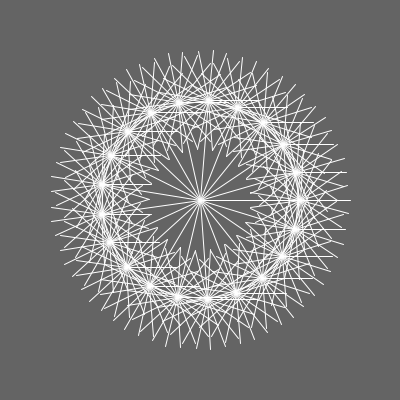
Frame 1 (no input)
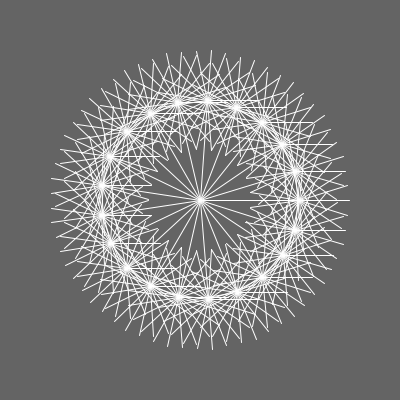
Frame 60 (the mouse pressed at the canvas centre just before this capture)
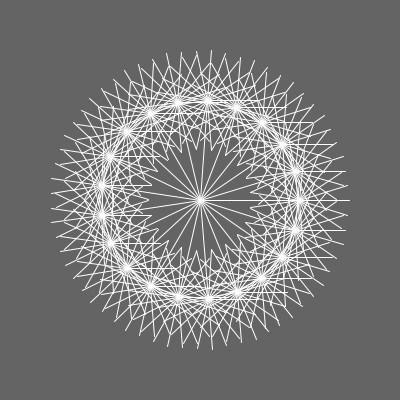
Frame 120 (the mouse held since frame 60 and released just before this capture)

The Processing sketch that drew these frames (run headless with seeded random() and noise(); from frame 60 on, the mouse is pressed at the canvas centre):

// Processing sketch: sketch_024
// ── sketch_024.pde
float theta = 0;
float delta_i = 0.3; // try different values
float delta_j = 0.3; // try different values

void setup() {
  size(400, 400);
  smooth();
}
void draw() {
  background(100);
  stroke(255);
  // Translate to center of window
  translate(width/2, height/2);
  // Loop from 0 to 360 degrees (2*PI radians)
  for (float i=0; i < TWO_PI; i+=delta_i) {
    // Push, rotate and draw a line!
    pushMatrix();
    rotate(theta+i);
    line(0, 0, 100, 0);
    // Loop from 0 to 360 degrees (2*PI radians)
    for (float j=0; j < TWO_PI; j+=delta_j) {
      // Push, translate, rotate and draw a line!
      pushMatrix();
      translate(100, 0);
      rotate(-theta - j);
      line(0, 0, 50, 0);
      // We're done with the inside loop, pop!
      popMatrix();
    }
    // We're done with the outside loop, pop!
    popMatrix();
  }
  // Increment theta
  theta+=0.01;
}
